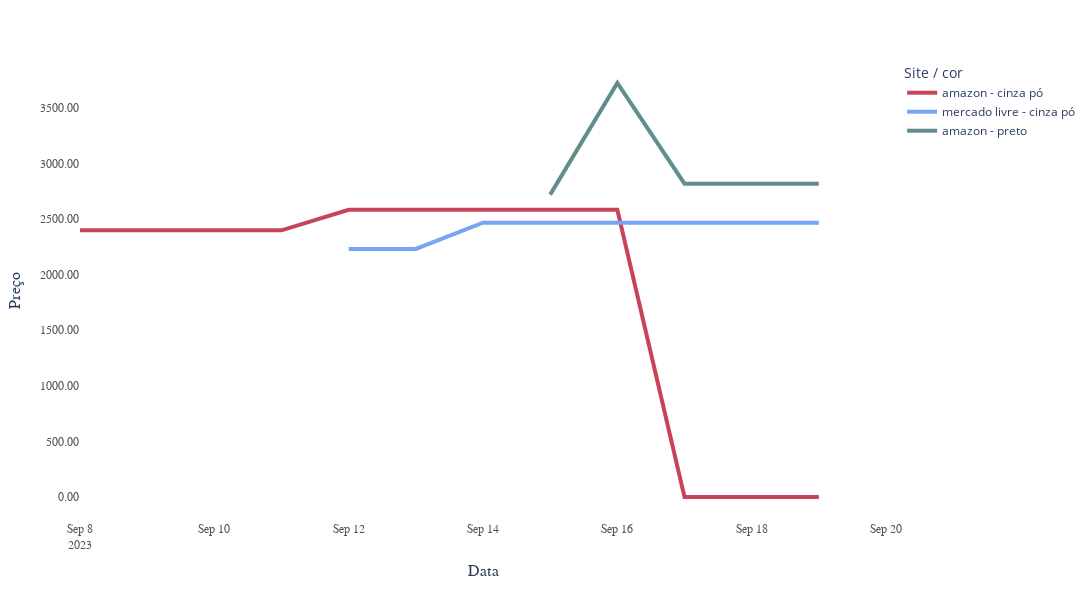

The notebook cell saved with this chart:
### Code cell
# gráfico - forerunner

# criar coluna que junta o site + cor
forerunner_255s_trat = forerunner_255s.copy()
forerunner_255s_trat['site_cor'] = forerunner_255s_trat['site'] + " - " + forerunner_255s_trat['cor']
# forerunner_255s_trat['data'] = forerunner_255s_trat['data'].astype(str)

# títulos
# title = 'Variação dos preços'
# labels = ['Amazon - Preto', 'Amazon - Cinza pó', 'Mercado Livre - Cinza pó']
# colors = ['rgb(67,67,67)', 'rgb(115,115,115)', 'rgb(49,130,189)']

# mode_size = [8, 8, 8]
# line_size = [2, 2, 2]

# fig = go.Figure()

# for i in range(0,3):
#     fig.add_trace(go.Scatter(x = forerunner_255s_trat['data'][i], 
#                              y = np.array(forerunner_255s_trat['preco'])[i], 
#                              mode = 'lines',
#                              name = labels[i],
#                              line = dict(color = colors[i], width = line_size[i]),
#                              connectgaps = True))

# fig.update_layout(
#     xaxis = dict(
#         showline = True,
#         showgrid = False,
#         showticklabels = True,
#         linecolor = 'rgb(204, 204, 204)',
#         linewidth = 2,
#         ticks = 'outside',
#         tickfont = dict(
#             family = 'Arial',
#             size = 12,
#             color = 'rgb(82, 82, 82)'
#         )
#     ),
#     yaxis = dict(
#         showgrid = False,
#         zeroline = False,
#         showline = Falze,
#         showticklabels = FAlse
#     ),
#     autosize = FAlse,
#     margin = dict(
#         autoexpand = False,
#         l = 100,
#         r = 20,
#         t = 110
#     ),
#     showlegend = False,
#     plot_bgcolor = 'white'
# )

px.line(forerunner_255s_trat, 
        x = 'data', 
        y = 'preco', 
        color = 'site_cor',
        width = 1300,
        height = 600,
        color_discrete_sequence = ['#c74458', '#76a6f1', '#618e8c'])\
            .update_layout(
                plot_bgcolor = 'white',
                xaxis = dict(
                    tickfont = dict(
                        family = 'Arial',
                        size = 12,
                        color = 'rgb(82, 82, 82)'                                   
                    )
                ),
                yaxis = dict(
                    tickfont = dict(
                        family = 'Arial',
                        size = 12,
                        color = 'rgb(82, 82, 82)'                                   
                    ),
                ),
                legend_title_text = 'Site / cor',
                yaxis_tickformat = ".2f"
            )\
                .update_traces(line = dict(width = 4))\
                    .update_xaxes(title_text = 'Data', title_font = dict(size=16, family='Arial'))\
                        .update_yaxes(title_text = 'Preço', title_font = dict(size=16, family='Arial'))

# warnings.filterwarnings('ignore')

# fig.show()

# forerunner_255s_trat.head(20)

### Figure 1 — Plotly figure (JSON) as saved in the notebook; plotly's stock layout.template omitted (floating-point values rounded to 4 significant figures)
{"data": [{"hovertemplate": "site_cor=amazon - cinza pó<br>data=%{x}<br>preco=%{y}<extra></extra>", "legendgroup": "amazon - cinza pó", "line": {"color": "#c74458", "dash": "solid", "width": 4}, "marker": {"symbol": "circle"}, "mode": "lines", "name": "amazon - cinza pó", "orientation": "v", "showlegend": true, "type": "scatter", "x": ["2023-09-08T00:00:00", "2023-09-09T00:00:00", "2023-09-11T00:00:00", "2023-09-12T00:00:00", "2023-09-13T00:00:00", "2023-09-14T00:00:00", "2023-09-15T00:00:00", "2023-09-16T00:00:00", "2023-09-17T00:00:00", "2023-09-18T00:00:00", "2023-09-19T00:00:00", "2023-09-20T00:00:00"], "xaxis": "x", "y": [2399, 2399, 2399, 2584, 2584, 2584, 2584, 2584, 0, 0, 0, null], "yaxis": "y"}, {"hovertemplate": "site_cor=mercado livre - cinza pó<br>data=%{x}<br>preco=%{y}<extra></extra>", "legendgroup": "mercado livre - cinza pó", "line": {"color": "#76a6f1", "dash": "solid", "width": 4}, "marker": {"symbol": "circle"}, "mode": "lines", "name": "mercado livre - cinza pó", "orientation": "v", "showlegend": true, "type": "scatter", "x": ["2023-09-12T00:00:00", "2023-09-13T00:00:00", "2023-09-14T00:00:00", "2023-09-15T00:00:00", "2023-09-16T00:00:00", "2023-09-17T00:00:00", "2023-09-18T00:00:00", "2023-09-19T00:00:00", "2023-09-20T00:00:00"], "xaxis": "x", "y": [2231.0, 2231.0, 2468, 2468, 2468, 2468, 2468, 2468, null], "yaxis": "y"}, {"hovertemplate": "site_cor=amazon - preto<br>data=%{x}<br>preco=%{y}<extra></extra>", "legendgroup": "amazon - preto", "line": {"color": "#618e8c", "dash": "solid", "width": 4}, "marker": {"symbol": "circle"}, "mode": "lines", "name": "amazon - preto", "orientation": "v", "showlegend": true, "type": "scatter", "x": ["2023-09-15T00:00:00", "2023-09-16T00:00:00", "2023-09-17T00:00:00", "2023-09-18T00:00:00", "2023-09-19T00:00:00", "2023-09-20T00:00:00"], "xaxis": "x", "y": [2720, 3724, 2818, 2818, 2818, null], "yaxis": "y"}], "layout": {"height": 600, "legend": {"title": {"text": "Site / cor"}, "tracegroupgap": 0}, "margin": {"t": 60}, "plot_bgcolor": "white", "width": 1300, "xaxis": {"anchor": "y", "domain": [0, 1], "tickfont": {"color": "rgb(82, 82, 82)", "family": "Arial", "size": 12}, "title": {"font": {"family": "Arial", "size": 16}, "text": "Data"}}, "yaxis": {"anchor": "x", "domain": [0, 1], "tickfont": {"color": "rgb(82, 82, 82)", "family": "Arial", "size": 12}, "tickformat": ".2f", "title": {"font": {"family": "Arial", "size": 16}, "text": "Preço"}}}}
